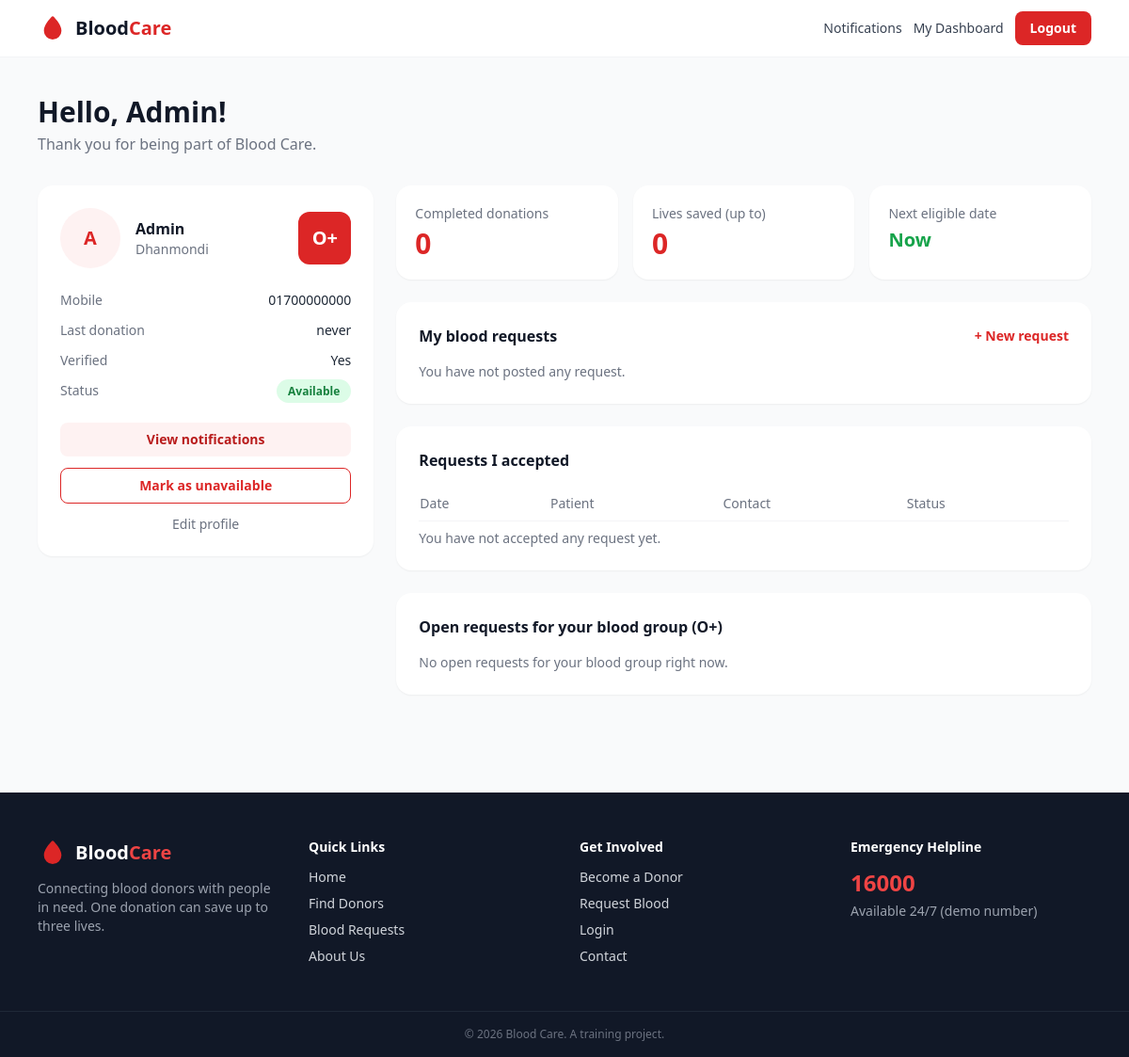
/dashboard.php (signed in), run on the app's committed database.
### tables this page shows
CREATE TABLE `users` (
  `id` int(11) NOT NULL AUTO_INCREMENT,
  `name` varchar(100) NOT NULL,
  `mobile_no` varchar(15) NOT NULL,                 
  `password` varchar(255) NOT NULL,                 
  `blood_group` varchar(10) NOT NULL,
  `area_id` int(11) DEFAULT NULL,
  `dob` date DEFAULT NULL COMMENT 'dob=date of birth',
  `nid` varchar(20) DEFAULT NULL,                   
  `last_donation_date` date DEFAULT NULL,
  `is_verified` tinyint(1) NOT NULL DEFAULT 0,      
  `status` tinyint(1) NOT NULL DEFAULT 1 COMMENT '1=active, 2= unavailable,3=inactive',   
  `role` enum('user','admin') NOT NULL DEFAULT 'user',   
  PRIMARY KEY (`id`),
  UNIQUE KEY `mobile_no` (`mobile_no`),
  CONSTRAINT `fk_users_area` FOREIGN KEY (`area_id`) REFERENCES `areas` (`id`) ON DELETE SET NULL    
);

CREATE TABLE `areas` (
  `id` int(11) NOT NULL AUTO_INCREMENT,             
  `name` varchar(50) NOT NULL,
  PRIMARY KEY (`id`)
);

### includes/functions.php (called while the page is built, shortened)
<?php
require_once __DIR__ . '/db.php';
function e($text) {
    return htmlspecialchars((string) $text, ENT_QUOTES, 'UTF-8');
}
function initials($name) {
    $parts = explode(' ', trim($name));
    $letters = strtoupper(substr($parts[0], 0, 1));
    return $letters;
}
function is_logged_in() {
    return isset($_SESSION['user_id']);
}
function current_user() {
    global $pdo;
    $stmt = $pdo->prepare('SELECT users.*, areas.name AS area_name FROM users LEFT JOIN areas ON areas.id = users.area_id WHERE users.id = ?');
    $stmt->execute([$_SESSION['user_id']]);
    $user = $stmt->fetch();
    return $user ? $user : null;
}
function next_donation_date($last_donation_date) {
    if (!$last_donation_date) {
        return null;
    }
    return date('Y-m-d', strtotime($last_donation_date . ' +' . DONATION_GAP_DAYS . ' days'));
}
function is_donor_available($donor) {
    $next = next_donation_date($donor['last_donation_date']);
    return $next === null || $next <= date('Y-m-d');
}
    ?>

### dashboard.php (the view, shortened to what this page needs)
<?php
require_once 'includes/functions.php';
$user = current_user();
$stmt = $pdo->prepare('SELECT t.id AS tx_id, t.status AS tx_status, r.patient_problem, r.blood_group, r.donation_date, r.`time`,
                              a.name AS area_name, u.name AS seeker_name, u.mobile_no AS seeker_mobile
                       FROM donation_requests_transactions t
                       JOIN donation_requests r ON r.id = t.donation_request_id
                       JOIN areas a ON a.id = r.area_id
                       JOIN users u ON u.id = r.blood_seeker_id
                       WHERE t.doner_id = ?
                       ORDER BY r.donation_date DESC');
$stmt->execute([$user['id']]);
$my_donations = $stmt->fetchAll();
$stmt = $pdo->prepare('SELECT r.*, a.name AS area_name FROM donation_requests r JOIN areas a ON a.id = r.area_id WHERE r.blood_seeker_id = ? ORDER BY r.created_at DESC, r.id DESC');
$stmt->execute([$user['id']]);
$my_requests = $stmt->fetchAll();
$stmt = $pdo->prepare('SELECT COUNT(*) FROM donation_requests_transactions WHERE doner_id = ? AND status = ?');
$stmt->execute([$user['id'], TX_COMPLETED]);
$total_donations = $stmt->fetchColumn();
$matching = [];
$next_date = next_donation_date($user['last_donation_date']);
$can_donate_now = ($next_date === null || $next_date <= date('Y-m-d'));
$available = is_donor_available($user);
require 'includes/header.php';
?>
  <main class="mx-auto max-w-6xl px-4 py-10">
    <h1 class="text-3xl font-bold text-gray-900">Hello, <?= e(explode(' ', $user['name'])[0]) ?>!</h1>
    <p class="mt-1 text-gray-500">Thank you for being part of Blood Care.</p>
    <div class="mt-8 grid gap-6 lg:grid-cols-3">
      <section class="self-start rounded-2xl bg-white p-6 shadow-sm">
        <div class="flex items-center gap-4">
          <div class="flex h-16 w-16 items-center justify-center rounded-full bg-brand-50 text-xl font-bold text-brand-600"><?= e(initials($user['name'])) ?></div>
          <div>
            <h2 class="font-semibold text-gray-900"><?= e($user['name']) ?></h2>
            <p class="text-sm text-gray-500"><?= e($user['area_name'] ?: 'Area not set') ?></p>
          </div>
          <div class="ml-auto flex h-14 w-14 items-center justify-center rounded-xl bg-brand-600 text-xl font-bold text-white"><?= e($user['blood_group']) ?></div>
        </div>
        <dl class="mt-6 space-y-3 text-sm">
          <div class="flex justify-between"><dt class="text-gray-500">Mobile</dt><dd class="font-medium"><?= e($user['mobile_no']) ?></dd></div>
          <div class="flex justify-between"><dt class="text-gray-500">Last donation</dt><dd class="font-medium"><?= e($user['last_donation_date'] ?: 'never') ?></dd></div>
          <div class="flex justify-between">
            <dt class="text-gray-500">Verified</dt>
            <dd class="font-medium"><?= $user['is_verified'] ? 'Yes' : 'Not yet' ?></dd>
          </div>
          <div class="flex items-center justify-between">
            <dt class="text-gray-500">Status</dt>
            <dd>
              <?php if ($available) { ?>
                <span class="rounded-full bg-green-100 px-3 py-1 text-xs font-semibold text-green-700">Available</span>
              <?php } else { ?>
                <span class="rounded-full bg-gray-100 px-3 py-1 text-xs font-semibold text-gray-500">Not available</span>
              <?php } ?>
            </dd>
          </div>
        </dl>
        <a href="notifications.php" class="mt-6 block rounded-lg bg-brand-50 px-4 py-2 text-center text-sm font-semibold text-brand-700 hover:bg-brand-100">View notifications<?= $unread_count > 0 ? ' (' . $unread_count . ' new)' : '' ?></a>
        <form method="post" action="dashboard.php" class="mt-3">
          <button type="submit" class="w-full rounded-lg border border-brand-600 px-4 py-2 text-sm font-semibold text-brand-600 hover:bg-brand-50">
            <?= $user['status'] == USER_ACTIVE ? 'Mark as unavailable' : 'Mark as available' ?>
          </button>
        </form>
        <a href="profile.php" class="mt-3 block text-center text-sm text-gray-500 hover:text-brand-600">Edit profile</a>
      </section>
      <div class="space-y-6 lg:col-span-2">
        <div class="grid gap-4 sm:grid-cols-3">
          <div class="rounded-2xl bg-white p-5 shadow-sm"><p class="text-sm text-gray-500">Completed donations</p><p class="mt-1 text-3xl font-extrabold text-brand-600"><?= e($total_donations) ?></p></div>
          <div class="rounded-2xl bg-white p-5 shadow-sm"><p class="text-sm text-gray-500">Lives saved (up to)</p><p class="mt-1 text-3xl font-extrabold text-brand-600"><?= e($total_donations * 3) ?></p></div>
          <div class="rounded-2xl bg-white p-5 shadow-sm">
            <p class="text-sm text-gray-500">Next eligible date</p>
            <?php if ($can_donate_now) { ?>
              <p class="mt-1 text-xl font-extrabold text-green-600">Now</p>
            <?php } else { ?>
              <p class="mt-1 text-xl font-extrabold text-orange-500"><?= e($next_date) ?></p>
            <?php } ?>
          </div>
        </div>
        <section class="rounded-2xl bg-white p-6 shadow-sm">
          <div class="flex items-center justify-between">
            <h2 class="font-semibold text-gray-900">My blood requests</h2>
            <a href="request-blood.php" class="text-sm font-semibold text-brand-600 hover:underline">+ New request</a>
          </div>
          <?php if (count($my_requests) === 0) { ?>
            <p class="mt-4 text-sm text-gray-500">You have not posted any request.</p>
          <?php } ?>
        </section>
        <section class="rounded-2xl bg-white p-6 shadow-sm">
          <h2 class="font-semibold text-gray-900">Requests I accepted</h2>
          <div class="mt-4 overflow-x-auto">
            <table class="w-full text-left text-sm">
              <thead class="border-b border-gray-100 text-gray-500">
                <tr>
                  <th class="py-2 pr-4 font-medium">Date</th>
                  <th class="py-2 pr-4 font-medium">Patient</th>
                  <th class="py-2 pr-4 font-medium">Contact</th>
                  <th class="py-2 pr-4 font-medium">Status</th>
                  <th class="py-2 font-medium"></th>
                </tr>
              </thead>
            </table>
          </div>
          <?php if (count($my_donations) === 0) { ?>
            <p class="mt-2 text-sm text-gray-500">You have not accepted any request yet.</p>
          <?php } ?>
        </section>
        <section class="rounded-2xl bg-white p-6 shadow-sm">
          <h2 class="font-semibold text-gray-900">Open requests for your blood group (<?= e($user['blood_group']) ?>)</h2>
          <?php if (count($matching) === 0) { ?>
            <p class="mt-4 text-sm text-gray-500">No open requests for your blood group right now.</p>
          <?php } ?>
        </section>
      </div>
    </div>
  </main>
<?php require 'includes/footer.php'; ?>

### assets/css/style.css (style rules this page uses)
html { scroll-behavior: smooth; }

### data on the page
users: name "Admin", name "A", area.name "Dhanmondi", blood_group "O+", mobile_no "01700000000", last_donation_date "never"

### other printed values
$total_donations "0"
$total_donations * 3 "0"
SITE_NAME "Blood Care"
